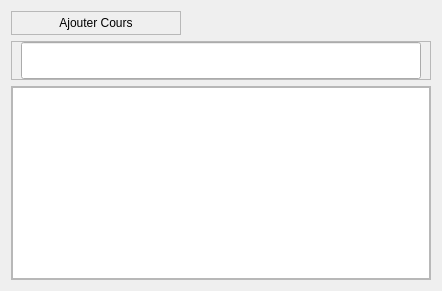
                        <widget class="QWidget" name="index_cours">
                         <layout class="QVBoxLayout" name="verticalLayout_103">
                          <item alignment="Qt::AlignLeft|Qt::AlignTop">
                           <widget class="QFrame" name="frame_93">
                            <property name="frameShape">
                             <enum>QFrame::StyledPanel</enum>
                            </property>
                            <property name="frameShadow">
                             <enum>QFrame::Raised</enum>
                            </property>
                            <layout class="QVBoxLayout" name="verticalLayout_104">
                             <property name="topMargin">
                              <number>0</number>
                             </property>
                             <property name="bottomMargin">
                              <number>0</number>
                             </property>
                             <item>
                              <widget class="QPushButton" name="addCours">
                               <property name="minimumSize">
                                <size>
                                 <width>150</width>
                                 <height>0</height>
                                </size>
                               </property>
                               <property name="text">
                                <string>Ajouter Cours</string>
                               </property>
                               <property name="flat">
                                <bool>true</bool>
                               </property>
                              </widget>
                             </item>
                            </layout>
                           </widget>
                          </item>
                          <item alignment="Qt::AlignRight|Qt::AlignTop">
                           <widget class="QFrame" name="frame_94">
                            <property name="frameShape">
                             <enum>QFrame::StyledPanel</enum>
                            </property>
                            <property name="frameShadow">
                             <enum>QFrame::Raised</enum>
                            </property>
                            <layout class="QVBoxLayout" name="verticalLayout_105">
                             <property name="topMargin">
                              <number>0</number>
                             </property>
                             <property name="bottomMargin">
                              <number>0</number>
                             </property>
                             <item>
                              <widget class="QLineEdit" name="search_cours">
                               <property name="minimumSize">
                                <size>
                                 <width>400</width>
                                 <height>37</height>
                                </size>
                               </property>
                              </widget>
                             </item>
                            </layout>
                           </widget>
                          </item>
                          <item>
                           <widget class="QFrame" name="frame_95">
                            <property name="sizePolicy">
                             <sizepolicy hsizetype="Preferred" vsizetype="Expanding">
                              <horstretch>0</horstretch>
                              <verstretch>0</verstretch>
                             </sizepolicy>
                            </property>
                            <property name="frameShape">
                             <enum>QFrame::StyledPanel</enum>
                            </property>
                            <property name="frameShadow">
                             <enum>QFrame::Raised</enum>
                            </property>
                            <layout class="QVBoxLayout" name="verticalLayout_106">
                             <property name="spacing">
                              <number>0</number>
                             </property>
                             <property name="leftMargin">
                              <number>0</number>
                             </property>
                             <property name="topMargin">
                              <number>0</number>
                             </property>
                             <property name="rightMargin">
                              <number>0</number>
                             </property>
                             <property name="bottomMargin">
                              <number>0</number>
                             </property>
                             <item>
                              <widget class="QTableWidget" name="cours_table">
                               <attribute name="horizontalHeaderMinimumSectionSize">
                                <number>100</number>
                               </attribute>
                               <attribute name="horizontalHeaderStretchLastSection">
                                <bool>true</bool>
                               </attribute>
                               <attribute name="verticalHeaderVisible">
                                <bool>false</bool>
                               </attribute>
                               <attribute name="verticalHeaderHighlightSections">
                                <bool>false</bool>
                               </attribute>
                              </widget>
                             </item>
                            </layout>
                           </widget>
                          </item>
                         </layout>
                        </widget>
